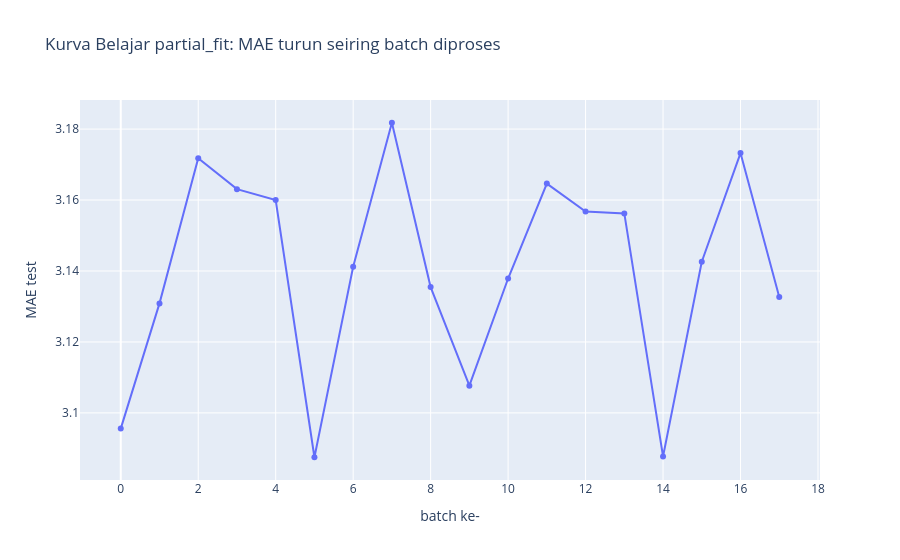

The notebook cell this image was saved under:
### Markdown cell above
---
## Bagian 8: Incremental Learning dengan `partial_fit` (Out-of-Core)

Bagaimana jika data **10× lebih besar** dan tidak muat di RAM? Gunakan estimator yang mendukung `partial_fit`:
`SGDRegressor`, `SGDClassifier`, `MultinomialNB`, `MiniBatchKMeans`, `PassiveAggressive*`.

Data dibaca **per batch** dari Parquet menggunakan `pl.scan_parquet(...).slice()` — hanya satu batch berada di memori pada satu waktu.

⚠️ Scaler juga harus incremental: `StandardScaler.partial_fit()`.

### Code cell
BATCH = 100_000
lf_train = (
    df_fitur.lazy()                       # di dunia nyata: pl.scan_parquet("fitur/*.parquet")
    .filter(pl.col("tanggal") < tanggal_potong)
    .select(FITUR_NUMERIK + FITUR_KALENDER + [TARGET])
)
n_total = lf_train.select(pl.len()).collect().item()

scaler_inc = StandardScaler()
sgd_inc = SGDRegressor(alpha=1e-4, learning_rate="invscaling", eta0=0.01, random_state=2026)

# Pass 1: pelajari statistik scaler secara incremental
for mulai in range(0, n_total, BATCH):
    batch = lf_train.slice(mulai, BATCH).collect()
    scaler_inc.partial_fit(batch.drop(TARGET).to_numpy())

# Pass 2: latih model per batch (2 epoch)
t0 = time.perf_counter()
riwayat_mae = []
X_test_num = scaler_inc.transform(test.select(FITUR_NUMERIK + FITUR_KALENDER).to_numpy())
for epoch in range(2):
    for mulai in range(0, n_total, BATCH):
        batch = lf_train.slice(mulai, BATCH).collect()
        Xb = scaler_inc.transform(batch.drop(TARGET).to_numpy())
        sgd_inc.partial_fit(Xb, batch[TARGET].to_numpy())
        riwayat_mae.append(mean_absolute_error(y_test, sgd_inc.predict(X_test_num)))

print(f"Incremental SGD selesai dalam {time.perf_counter() - t0:.1f} detik, "
      f"{len(riwayat_mae)} batch, MAE akhir: {riwayat_mae[-1]:.3f}")
px.line(y=riwayat_mae, markers=True, labels={"x": "batch ke-", "y": "MAE test"},
        title="Kurva Belajar partial_fit: MAE turun seiring batch diproses").show()

### Figure 1 — Plotly figure (JSON) as saved in the notebook; plotly's stock layout.template omitted (floating-point values rounded to 4 significant figures)
{"data": [{"hovertemplate": "batch ke-=%{x}<br>MAE test=%{y}<extra></extra>", "legendgroup": "", "line": {"color": "#636efa", "dash": "solid"}, "marker": {"symbol": "circle"}, "mode": "lines+markers", "name": "", "orientation": "v", "showlegend": false, "type": "scatter", "x": [0, 1, 2, 3, 4, 5, 6, 7, 8, 9, 10, 11, 12, 13, 14, 15, 16, 17], "xaxis": "x", "y": [3.096, 3.131, 3.172, 3.163, 3.16, 3.087, 3.141, 3.182, 3.135, 3.108, 3.138, 3.165, 3.157, 3.156, 3.088, 3.143, 3.173, 3.133], "yaxis": "y"}], "layout": {"legend": {"tracegroupgap": 0}, "title": {"text": "Kurva Belajar partial_fit: MAE turun seiring batch diproses"}, "xaxis": {"anchor": "y", "domain": [0, 1], "title": {"text": "batch ke-"}}, "yaxis": {"anchor": "x", "domain": [0, 1], "title": {"text": "MAE test"}}}}
